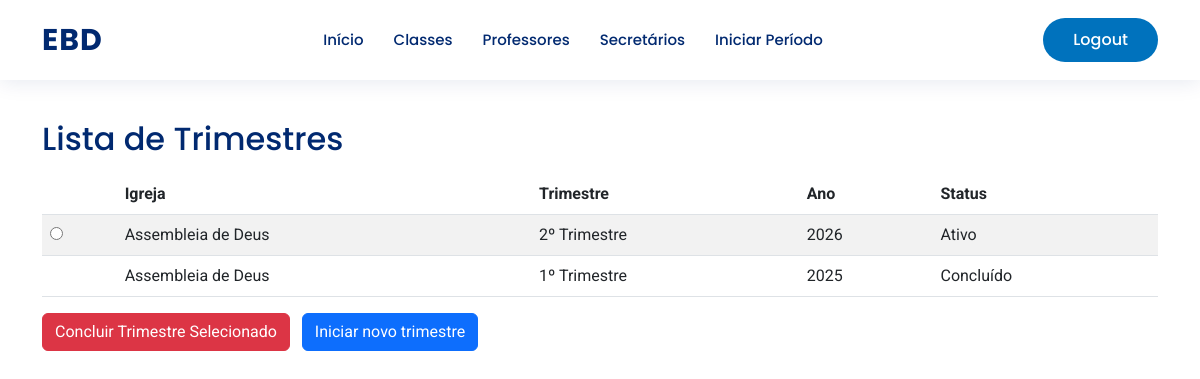
The page /periodos/list/ (signed in) on the database its author committed.
### base/models.py (models this page shows, shortened)
class Trimestre(models.Model):
    igreja = models.ForeignKey(Igreja, on_delete=models.PROTECT, related_name="trimestres")
    trimestre = models.CharField(max_length=50)  # 1 Trim
    ano = models.PositiveIntegerField()
    ativo = models.BooleanField(default=False)
    concluido = models.BooleanField(default=False)
    class Meta:
        verbose_name = "Trimestre"
        verbose_name_plural = "Trimestres"
        unique_together = ('igreja', 'trimestre', 'ano')
        ordering = ["-ano", "trimestre"]

class Igreja(models.Model):
    nome = models.CharField("Nome da Igreja", max_length=100, unique=True)
    class Meta:
        verbose_name = "Igreja"
        verbose_name_plural = "Igrejas"
        ordering = ["nome"]

### base/views.py (the view)
# urls.py: path('periodos/list/', views.periodo_list, name='periodo_list'),
@user_passes_test(is_superintendente)
def periodo_list(request):
    user_igreja = getattr(request.user, 'igreja', None)
    if user_igreja:
        periodos = Trimestre.objects.filter(igreja=user_igreja).order_by('-ano', 'trimestre')
    else:
        periodos = Trimestre.objects.all()
    return render(request, 'periodo_list.html', {'periodos': periodos})

### base/views.py (called while the page is built)
def is_superintendente(user): return user.is_authenticated and user.role == 'superintendente'

### base/templates/periodo_list.html (shortened to what this page needs)
{% extends 'tela_inicial/layout_base.html' %}
{% block conteudo %}
<div class="container py-4">
    <h2>Lista de Trimestres</h2>
    {% if periodos %}
    <form method="post" action="{% url 'periodo_concluir' %}">
        <table class="table table-striped mt-3">
            <thead>
                <tr>
                    <th></th>
                    <th>Igreja</th>
                    <th>Trimestre</th>
                    <th>Ano</th>
                    <th>Status</th>
                </tr>
            </thead>
            <tbody>
                {% for p in periodos %}
                <tr>
                    <td>
                        {% if not p.concluido %}
                            <input type="radio" name="periodo_id" value="{{ p.id }}">
                        {% endif %}
                    </td>
                    <td>{{ p.igreja.nome }}</td>
                    <td>{{ p.trimestre }}</td>
                    <td>{{ p.ano }}</td>
                    <td>
                        {% if p.concluido %}
                            Concluído
                        {% elif p.ativo %}
                            Ativo
                        {% else %}
                            Inativo
                        {% endif %}
                    </td>
                </tr>
                {% endfor %}
            </tbody>
        </table>
        <div class="mt-2">
            <button type="submit" class="btn btn-danger" onclick="return confirm('Confirmar conclusão do trimestre selecionado?');">Concluir Trimestre Selecionado</button>
            <a class="btn btn-primary ms-2" href="{% url 'periodo_iniciar' %}">Iniciar novo trimestre</a>
        </div>
    </form>
    {% else %}
        <p>Nenhum trimestre cadastrado.</p>
        <a class="btn btn-primary" href="{% url 'periodo_iniciar' %}">Iniciar novo trimestre</a>
    {% endif %}
</div>
{% endblock conteudo %}

### base/static/css/style.css (style rules this page uses)
:root { --color-primary: #012970; --color-secondary: #0077b6; --color-accent: #0d6efd; --color-light-bg: #f6f9ff; --color-card-blue: #0072bd; --font-titles: "Poppins", sans-serif; --font-body: "Roboto", sans-serif; }
body { font-family: var(--font-body); color: #444444; background-color: #fff; }
h1, h2, h3, h4, h5, h6 { font-family: var(--font-titles); color: var(--color-primary); }

### rows shown on the page
Trimestre: igreja.nome "Assembleia de Deus", trimestre "2º Trimestre", ano "2026", concluido "Ativo"
Trimestre: igreja.nome "Assembleia de Deus", trimestre "1º Trimestre", ano "2025", concluido "Concluído"
